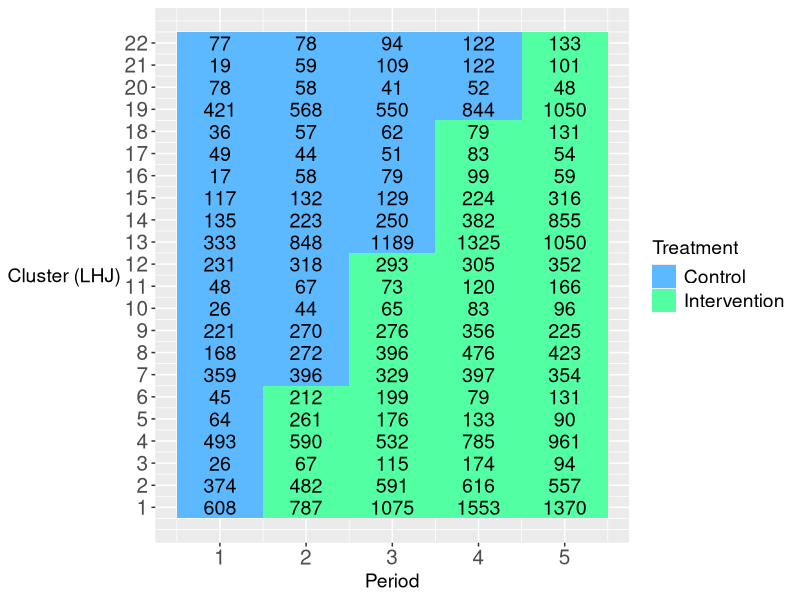

Reproduce this figure in R.
####################################################
# Produce the cluster-by-period diagram of the WEPT
# trial (Figure 1 in the main article)
####################################################

library(ggplot2)

setwd("C:\\Users\\ASUS\\Desktop\\YCAS\\Figures")
pdf("Trial_diagram_EPT.pdf", width=10, height=10, paper="special")


## Washington EPT cluster-period sizes
LHJ1 <- c(608, 787, 1075, 1553, 1370)
LHJ2 <- c(374, 482, 591, 616, 557)
LHJ3 <- c(26, 67, 115, 174, 94)
LHJ4 <- c(493, 590, 532, 785, 961)
LHJ5 <- c(64, 261, 176, 133, 90)
LHJ6 <- c(45, 212, 199, 79, 131)
LHJ7 <- c(359, 396, 329, 397, 354)
LHJ8 <- c(168, 272, 396, 476, 423)
LHJ9 <- c(221, 270, 276, 356, 225)
LHJ10 <- c(26, 44, 65, 83, 96)
LHJ11 <- c(48, 67, 73, 120, 166)
LHJ12 <- c(231, 318, 293, 305, 352)
LHJ13 <- c(333, 848, 1189, 1325, 1050)
LHJ14 <- c(135, 223, 250, 382, 855)
LHJ15 <- c(117, 132, 129, 224, 316)
LHJ16 <- c(17, 58, 79, 99, 59)
LHJ17 <- c(49, 44, 51, 83, 54)
LHJ18 <- c(36, 57, 62, 79, 131)
LHJ19 <- c(421, 568, 550, 844, 1050)
LHJ20 <- c(78, 58, 41, 52, 48)
LHJ21 <- c(19, 59, 109, 122, 101)
LHJ22 <- c(77, 78, 94, 122, 133)

WEPT <- rbind(LHJ1, LHJ2, LHJ3, LHJ4, LHJ5, LHJ6,
              LHJ7, LHJ8, LHJ9, LHJ10, LHJ11, LHJ12,
              LHJ13, LHJ14, LHJ15, LHJ16, LHJ17, LHJ18,
              LHJ19, LHJ20, LHJ21, LHJ22)

#Treatment indicator of each cluster period
WEPT.trt <- matrix(c(0, 1, 1, 1, 1,
                     0, 1, 1, 1, 1,
                     0, 1, 1, 1, 1,
                     0, 1, 1, 1, 1,
                     0, 1, 1, 1, 1,
                     0, 1, 1, 1, 1,
                     0, 0, 1, 1, 1,
                     0, 0, 1, 1, 1,
                     0, 0, 1, 1, 1,
                     0, 0, 1, 1, 1,
                     0, 0, 1, 1, 1,
                     0, 0, 1, 1, 1,
                     0, 0, 0, 1, 1,
                     0, 0, 0, 1, 1,
                     0, 0, 0, 1, 1,
                     0, 0, 0, 1, 1,
                     0, 0, 0, 1, 1,
                     0, 0, 0, 1, 1,
                     0, 0, 0, 0, 1,
                     0, 0, 0, 0, 1,
                     0, 0, 0, 0, 1,
                     0, 0, 0, 0, 1), nrow=22, ncol=5, byrow = T)

WEPT.data <- NULL
for (i in 1:22) {
  for (j in 1:5) {
    WEPT.data <- rbind(WEPT.data, c(i, j, WEPT[i, j],
                                    WEPT.trt[i, j]))
  }
}
colnames(WEPT.data) <- c("LHJ", "Period", "N", "Treatment")

WEPT.data <- data.frame(WEPT.data)

WEPT.data$Treatment <- factor(WEPT.data$Treatment, levels=c(0,1), 
                              labels = c("Control", "Intervention"))

## cluster by period diagram
breaks <- levels(unique(WEPT.data$Treatment))
p1 <- ggplot(WEPT.data, aes(Period, LHJ)) +
  geom_tile(aes(fill = Treatment)) +
  geom_text(aes(label = N), size = 5) +
  scale_fill_manual(
    values = c("#5cb8ff", "#52ffa3"),
    name = "Treatment",
    breaks = breaks,
    labels = breaks
  ) +
  xlab("Period") + ylab("Cluster (LHJ)") + 
  scale_y_continuous(limits = c(0.5, 22.5), breaks = seq(1, 22, 1)) +
  #labs(fill = as.expression(bquote(n[ij]))) +
  theme(
    axis.title.x = element_text(size = 14),
    axis.title.y = element_text(
      size = 14,
      angle = 0,
      vjust = 0.5
    ),
    legend.text = element_text(size = 14),
    legend.title = element_text(size = 14),
    axis.text = element_text(size = 15),
    legend.position = "right"
  )


p1

dev.off()